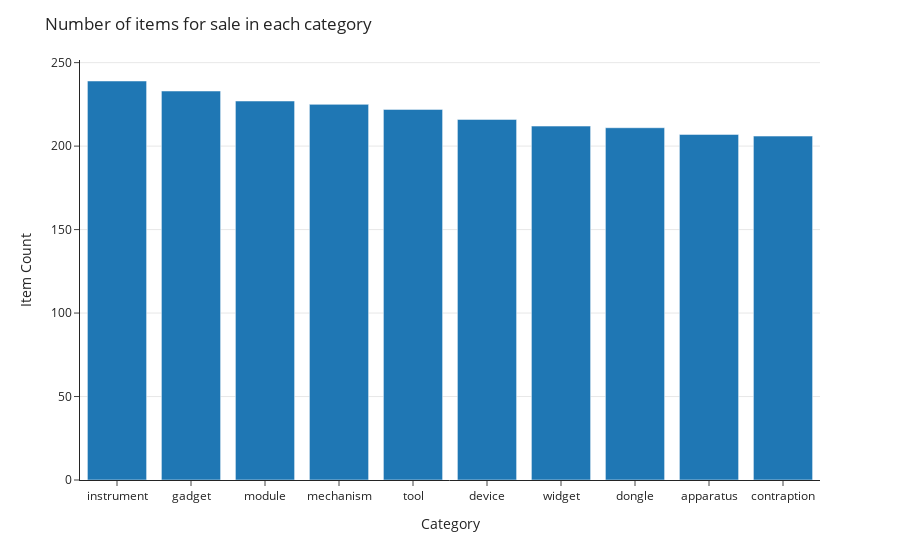

The cell this chart's notebook holds for it:
### Code cell
title = 'Number of items for sale in each category'
bar_plot(x='Category', y='Item Count',df=items_for_sale,title=title)

### Figure 1 — Plotly figure (JSON) as saved in the notebook; plotly's stock layout.template omitted (floating-point values rounded to 4 significant figures)
{"data": [{"alignmentgroup": "True", "hovertemplate": "Category=%{x}<br>Item Count=%{y}<extra></extra>", "legendgroup": "", "marker": {"color": "#1F77B4", "pattern": {"shape": ""}}, "name": "", "offsetgroup": "", "orientation": "v", "showlegend": false, "textposition": "auto", "type": "bar", "x": ["instrument", "gadget", "module", "mechanism", "tool", "device", "widget", "dongle", "apparatus", "contraption"], "xaxis": "x", "y": [239, 233, 227, 225, 222, 216, 212, 211, 207, 206], "yaxis": "y"}], "layout": {"autosize": true, "barmode": "relative", "legend": {"tracegroupgap": 0}, "margin": {"t": 60}, "title": {"text": "Number of items for sale in each category"}, "xaxis": {"anchor": "y", "autorange": true, "domain": [0, 1], "range": [-0.5, 9.5], "title": {"text": "Category"}, "type": "category"}, "yaxis": {"anchor": "x", "autorange": true, "domain": [0, 1], "range": [0, 251.6], "showgrid": true, "tickprefix": "", "title": {"text": "Item Count"}, "type": "linear"}}}
